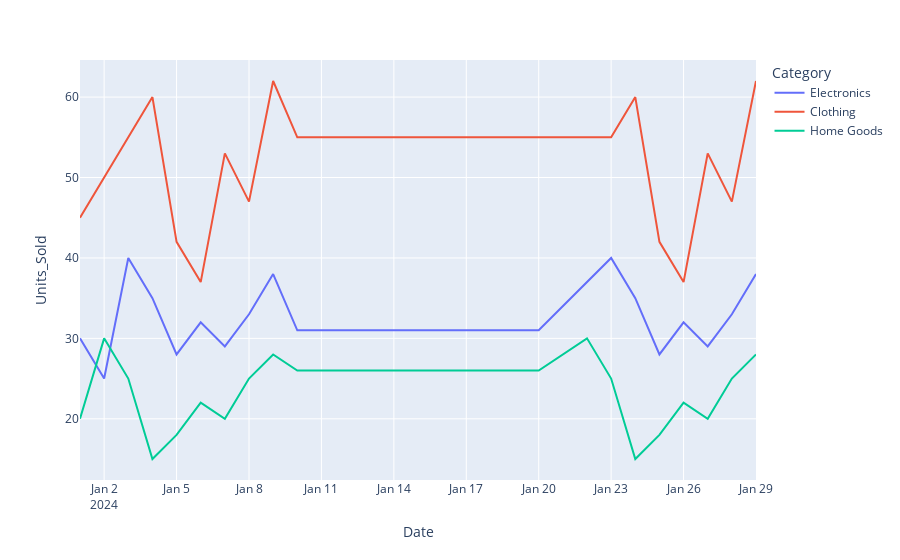

Here is the notebook cell this chart was saved with:
### Code cell
import plotly.express as px
import pandas as pd
fig = px.line(df_ordenado_asc, x='Date', y="Units_Sold",color='Category')
fig.show()
